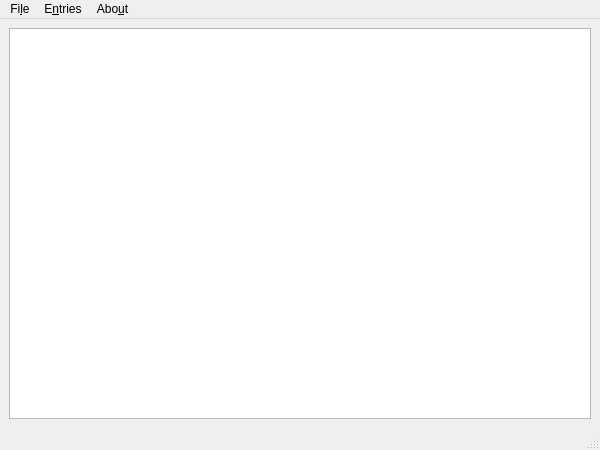
<?xml version="1.0" encoding="UTF-8"?>
<ui version="4.0">
 <class>SnopfManager</class>
 <widget class="QMainWindow" name="SnopfManager">
  <property name="geometry">
   <rect>
    <x>0</x>
    <y>0</y>
    <width>600</width>
    <height>450</height>
   </rect>
  </property>
  <property name="sizePolicy">
   <sizepolicy hsizetype="MinimumExpanding" vsizetype="MinimumExpanding">
    <horstretch>0</horstretch>
    <verstretch>0</verstretch>
   </sizepolicy>
  </property>
  <property name="windowTitle">
   <string>Snopf</string>
  </property>
  <property name="windowIcon">
   <iconset resource="resources.qrc">
    <normaloff>:/icon/icon/icon.svg</normaloff>:/icon/icon/icon.svg</iconset>
  </property>
  <widget class="QWidget" name="centralwidget">
   <layout class="QGridLayout" name="gridLayout">
    <item row="0" column="0">
     <widget class="QTableView" name="accountTableView">
      <property name="minimumSize">
       <size>
        <width>0</width>
        <height>0</height>
       </size>
      </property>
      <property name="selectionMode">
       <enum>QAbstractItemView::SingleSelection</enum>
      </property>
      <property name="selectionBehavior">
       <enum>QAbstractItemView::SelectItems</enum>
      </property>
     </widget>
    </item>
   </layout>
  </widget>
  <widget class="QMenuBar" name="menubar">
   <property name="geometry">
    <rect>
     <x>0</x>
     <y>0</y>
     <width>600</width>
     <height>30</height>
    </rect>
   </property>
   <widget class="QMenu" name="menuFile">
    <property name="title">
     <string>Fi&amp;le</string>
    </property>
    <addaction name="actionSaveChanges"/>
   </widget>
   <widget class="QMenu" name="menuEntries">
    <property name="title">
     <string>E&amp;ntries</string>
    </property>
    <addaction name="actionNewEntry"/>
    <addaction name="actionDeleteEntry"/>
   </widget>
   <widget class="QMenu" name="menuAbout">
    <property name="title">
     <string>Abo&amp;ut</string>
    </property>
    <addaction name="actionVersionInfo"/>
   </widget>
   <addaction name="menuFile"/>
   <addaction name="menuEntries"/>
   <addaction name="menuAbout"/>
  </widget>
  <widget class="QStatusBar" name="statusbar"/>
  <action name="actionOpenAccountTable">
   <property name="text">
    <string>&amp;Open Account Table</string>
   </property>
  </action>
  <action name="actionSetCurrentFileAsStandard">
   <property name="text">
    <string>&amp;Set Current File as Default</string>
   </property>
  </action>
  <action name="actionNewEntry">
   <property name="text">
    <string>&amp;New Entry</string>
   </property>
  </action>
  <action name="actionDeleteEntry">
   <property name="text">
    <string>&amp;Delete Entry</string>
   </property>
  </action>
  <action name="actionSaveChanges">
   <property name="text">
    <string>Save &amp;Changes</string>
   </property>
  </action>
  <action name="actionVersionInfo">
   <property name="text">
    <string>&amp;Version Info</string>
   </property>
  </action>
 </widget>
 <resources>
  <include location="resources.qrc"/>
 </resources>
 <connections/>
</ui>
